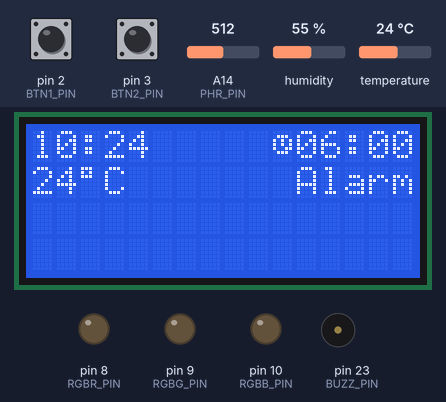
The sketch below on a simulated Arduino Mega 2560, built with avr-gcc and run on an emulated ATmega2560. Parts: 16×4 character LCD, output pins drawn as LEDs (lit = HIGH), buzzer (waves = sounding, pin HIGH). The test bench sets the inputs (shaded band); at power-on: pin 2 (BTN1_PIN) HIGH, pin 3 (BTN2_PIN) HIGH, A14 (PHR_PIN) = 512, humidity 55 %, temperature 24 °C. The local clock reads 2024-03-15 10:24:30 at power-on unless the sketch sets it.

Above: at 3.3 s.
3.4 s: pin 2 (BTN1_PIN) pulled LOW for 0.15 s
At 4.4 s:
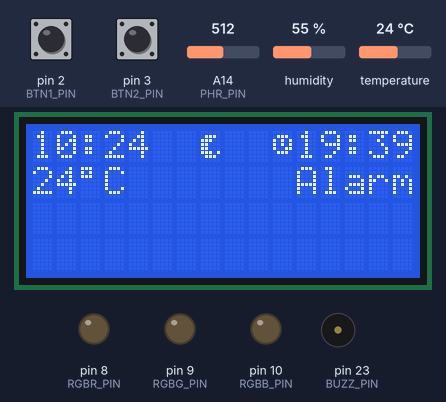
5.0 s: pin 3 (BTN2_PIN) pulled LOW for 0.15 s
At 6.3 s:
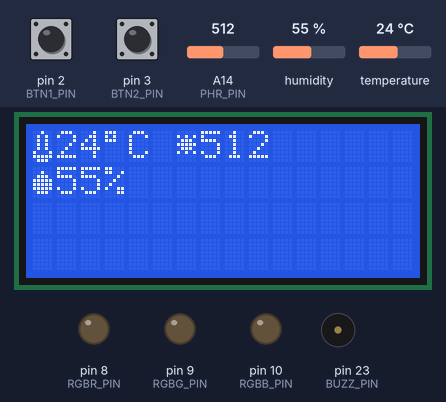
6.6 s: pin 2 (BTN1_PIN) pulled LOW for 1 s
At 8.0 s:
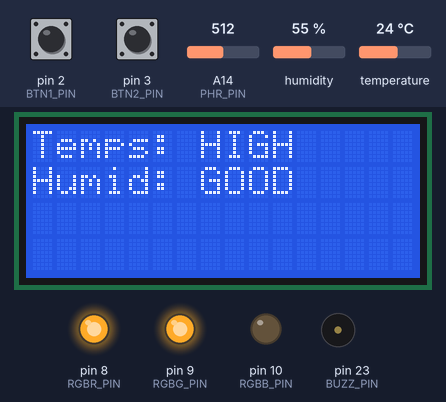
9.1 s: pin 2 (BTN1_PIN) pulled LOW for 3.2 s
At 13.5 s:
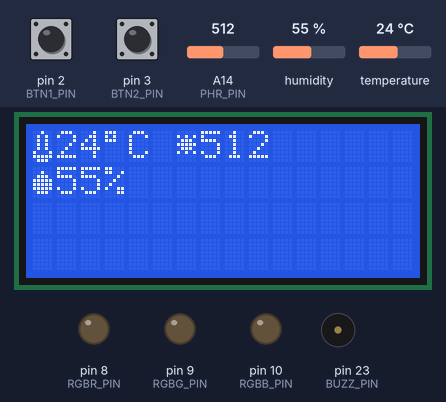
13.8 s: pin 3 (BTN2_PIN) pulled LOW for 1 s
At 15.5 s:
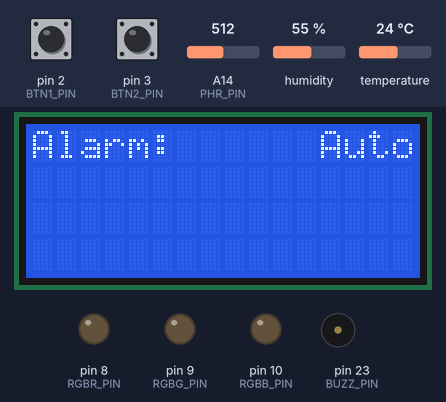
16.3 s: pin 2 (BTN1_PIN) pulled LOW for 0.15 s
At 46.9 s:
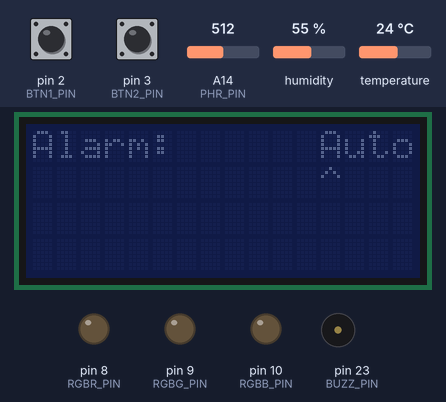
Timing chart, 0 to 47.9 s (numbered marks = the images above; inputs shaded):
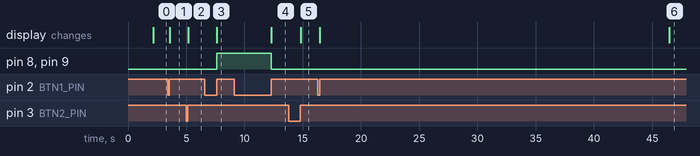

The sketch:

alarm.ino
```cpp
#include <dht.h>
#include <Wire.h>
#include <LiquidCrystal_I2C.h>
#include <ThreeWire.h>
#include <RtcDS1302.h>

#define BTN1_PIN 2
#define BTN2_PIN 3
#define RGBR_PIN 8
#define RGBG_PIN 9
#define RGBB_PIN 10
#define BUZZ_PIN 23
#define DHT_PIN 12
#define PHR_PIN A14

#define idealMinTemp 15
#define idealMaxTemp 20
#define idealMinHumid 35
#define idealMaxHumid 60

dht DHT;

LiquidCrystal_I2C lcd(0x27, 16, 4);

ThreeWire myWire(5, 4, 6);  // IO, SCLK, CE
RtcDS1302<ThreeWire> Rtc(myWire);

long lastDebounce;
long lastRTCCheck;
long lastDHTCheck;

int lightValue;
int lastLightValue = 0;
long lastLightTime;

const short WINDOW_SIZE = 10; // Adjust the window size as needed
int readings[WINDOW_SIZE]; // Array to store the recent readings
int currentIndex = 0; // Index to keep track of the current position in the array
int totalLight = 0; // Variable to store the sum of the recent readings

int lastMinute = 0;
volatile bool updateScreen = false;
volatile bool inMenu = false;
volatile bool enableBacklight = true;

int dhtResult;
int temperature = 0;
int humidity = 0;
int sleepScore = 2;

// -- Settings--
// Menu States
enum MenuState {
  HOME,
  SENSOR_READOUTS,
  SET_ALARM,
  NUM_MENU_STATES
};

enum SensorState {
  SENSOR_MAIN,
  SLEEP_DATA,
};

// Buzzer State
volatile bool interruptBuzz = false;
volatile bool ringAlarm = false;

// Alarm Settings
volatile bool sleep_mode = false; // Whether or not the backlight will turn off after 30 seconds
short alarm_mode = 0; // 0 = Auto, 1 = Manual, 2 = Off
short sleep_hours = 8;
short alarm_auto_time[] = {6, 0}; // Hours, Minutes
short alarm_manual_time[] = {6, 0};
enum AlarmState {
  MODE,
  MANUAL_HOURS,
  MANUAL_MINUTES,
  MIN_SLEEP_HOURS,
  NUM_ALARM_STATES
};

volatile MenuState currentState = HOME;
volatile AlarmState alarmState = MODE;
volatile SensorState sensorState = SENSOR_MAIN;

RtcDateTime lastAlarm;
RtcDateTime now = Rtc.GetDateTime();

byte alarmChar[] = {
  0x00,
  0x0E,
  0x15,
  0x15,
  0x13,
  0x0E,
  0x00,
  0x00
};

byte humidChar[] = {
  0x00,
  0x04,
  0x0E,
  0x1F,
  0x1F,
  0x1F,
  0x0E,
  0x00
};

byte tempChar[] = {
  0x04,
  0x0A,
  0x0A,
  0x0A,
  0x0A,
  0x11,
  0x1F,
  0x0E
};

byte lightChar[] = {
  0x00,
  0x15,
  0x0E,
  0x1F,
  0x0E,
  0x15,
  0x00,
  0x00
};

byte moonChar[] = {
  0x00,
  0x0E,
  0x1C,
  0x18,
  0x18,
  0x1D,
  0x0E,
  0x00
};


void setup() {
  Serial.begin(9600);
  pinMode(BTN1_PIN, INPUT_PULLUP);  // Копче 1
  attachInterrupt(digitalPinToInterrupt(BTN1_PIN), interactPressed, RISING); // Прекин 1
  pinMode(BTN2_PIN, INPUT_PULLUP);  // Копче 2
  attachInterrupt(digitalPinToInterrupt(BTN2_PIN), nextPressed, RISING); // Прекин 2
  pinMode(RGBR_PIN, OUTPUT);  // Црвена Диода
  pinMode(RGBG_PIN, OUTPUT);  // Зелена Диода
  pinMode(RGBB_PIN, OUTPUT);  // Сина Диода
  pinMode(DHT_PIN, INPUT); // DHT сензор
  pinMode(PHR_PIN, INPUT); // Фотоотпорник
  pinMode(BUZZ_PIN, OUTPUT); // Звучник

  RtcDateTime compiled = RtcDateTime(__DATE__, __TIME__);
  if (now < compiled) {
    Rtc.SetDateTime(compiled);
  }

  initializeReadings();

  lcd.init(); // Initialize LCD
  lcd.createChar(0, alarmChar); // Create custom characters
  lcd.createChar(1, tempChar);
  lcd.createChar(2, humidChar);
  lcd.createChar(3, lightChar);
  lcd.createChar(4, moonChar);
  lcd.backlight();   // Turn on backlight
  lcd.setCursor(0, 0);
  lcd.print("Smart Alarm");
  lcd.setCursor(0, 1);
  lcd.print("Daniel B. OEMUC");
  delay(2000);  // Display the startup message for 2 seconds
  lcd.clear();
  updateScreen = true;

  dhtResult = DHT.read11(DHT_PIN);
  lastDHTCheck = millis();

  temperature = int(DHT.temperature);
  humidity = int(DHT.humidity);
}

void loop() {

  serialTimeCheck(); // Check if user is trying to set the time over Serial connection

  lightValue = smoothPhotoresistor(); // Read Light Value

  lastLightTime = (lightValue > 15) ? millis() : lastLightTime;

  if (sleep_mode && ((millis() - lastDebounce) > 30000)) {
    lcd.noBacklight();
  }
  else if (!sleep_mode && ((millis() - lastLightTime) > 60000)) {
    lcd.noBacklight();
  }
  else {
    lcd.backlight();
    // enableBacklight = false;
  }
  // Ако сензорот правилно отчитал, зачувај ги податоците
  if ((millis() - lastDHTCheck) > 5000) {
    lastDHTCheck = millis();
    dhtResult = DHT.read11(DHT_PIN);
    if (dhtResult == DHTLIB_OK) {
      temperature = int(DHT.temperature);
      humidity = int(DHT.humidity);
    }
  }


  if ((millis() - lastRTCCheck) > 1000) { // RTC Check
    lastRTCCheck = millis();
    now = Rtc.GetDateTime();
  }

  switch (currentState) {
    case HOME:
      displayHome();
      break;
    case SENSOR_READOUTS:
      switch(sensorState) {
        case SENSOR_MAIN:
          displaySensorReadouts();
          break;
        case SLEEP_DATA:
          displaySleepData();
          break;
      }
      break;
    case SET_ALARM:
      displaySetAlarm();
      break;
    default:
      break;
  }
  // Serial.println("currenntState: " + String((currentState == 1) ? "SENSOR_READOUTS, " : "OTHER, ") + "InMenu: " + String((inMenu) ? "True, " :  "False, ") + "sensorState: " + String((sensorState == 1) ? "SLEEP_DATA" : "SLEEP_MAIN"));
  if (sensorState == SLEEP_DATA) {
    switch (sleepScore) {
      case 0:
        digitalWrite(RGBR_PIN, HIGH);
        digitalWrite(RGBG_PIN, LOW);
        digitalWrite(RGBB_PIN, LOW);
        break;
      case 1:
        digitalWrite(RGBR_PIN, HIGH);
        digitalWrite(RGBG_PIN, HIGH);
        digitalWrite(RGBB_PIN, LOW);
        break;
      case 2:
        digitalWrite(RGBR_PIN, LOW);
        digitalWrite(RGBG_PIN, HIGH);
        digitalWrite(RGBB_PIN, LOW);
        break;
      default:
        digitalWrite(RGBR_PIN, LOW);
        digitalWrite(RGBG_PIN, LOW);
        digitalWrite(RGBB_PIN, LOW);
        break;
    }
  } else {
    digitalWrite(RGBR_PIN, LOW);
    digitalWrite(RGBG_PIN, LOW);
    digitalWrite(RGBB_PIN, LOW);
  }

  if (alarm_mode == 0) {
    if ((timesMatch(now, alarm_auto_time) && (now.Hour() != lastAlarm.Hour()) && (now.Minute() != lastAlarm.Minute()) && (now.Day() != lastAlarm.Day()))) {
      ringAlarm = true;
    }
  }
  else if (alarm_mode == 1) {
    if ((timesMatch(now, alarm_manual_time) && (now.Hour() != lastAlarm.Hour()) && (now.Minute() != lastAlarm.Minute()) && (now.Day() != lastAlarm.Day()))) {
      ringAlarm = true;
    }
  }

  if (ringAlarm) {
    buzz(100, 1000, 10);
    buzz(100, 500, 30);
    buzz(100, 250, 10000);
    ringAlarm = false;
    interruptBuzz = false;
    lastAlarm = now;
  }

  // All sensor data should be read here, not in each function separately, functions should only be displaying text and navigating through menus
}

// FUNCTIONS //

String createTimeString(int h, int m){
  return (h < 10 ? "0" : "") + String(h) + ":" + (m < 10 ? "0" : "") + String(m);
}

void displayHome() {
  if (updateScreen) {
    lcd.clear();
    lcd.print(createTimeString(now.Hour(), now.Minute())); // Print Time
    lcd.setCursor(10, 0);
    if (alarm_mode < 2) { lcd.print(char(0)); } // If there is an active alarm, show custom symbol
    if (alarm_mode == 0) {
      lcd.print(createTimeString(alarm_auto_time[0], alarm_auto_time[1]));
    } else if (alarm_mode == 1) {
      lcd.print(createTimeString(alarm_manual_time[0], alarm_manual_time[1]));
    } else {
      lcd.setCursor(11,0);
      lcd.print("-Off-");
    }
    lcd.setCursor(0, 1);
    lcd.print(String(temperature) + (char) 223 + "C");  // Print Temperature
    lcd.setCursor(11, 1);
    lcd.print("Alarm");
    if (sleep_mode) {
      lcd.setCursor(7, 0);
      lcd.print(char(4));
    }
    updateScreen = false;
  }
  if (((millis() - lastDHTCheck) > 5000) || (lastMinute != now.Minute())) {
    updateScreen = true;
    lastMinute = now.Minute();
  }
}

void displaySensorReadouts() {
  if (updateScreen) {
    lcd.clear();
    lcd.print((char) 1 + String(temperature) + (char) 223 + "C "); // Print Temperature
    lcd.print((char) 3 + String(lightValue)); // Print Light
    lcd.setCursor(0, 1);
    lcd.print((char) 2 + String(humidity) + "%"); // Print Relative Humidity
    lastLightValue = lightValue;
    updateScreen = false;
  }
  if (((millis() - lastDHTCheck) > 5000) || (lightValue > lastLightValue+10) || (lightValue < lastLightValue-10)) {
    updateScreen = true;
  }
}

void displaySetAlarm() {
  if ((updateScreen) && (!inMenu)) {
    lcd.clear();
    lcd.print("Alarm:");
    if (alarm_mode == 0) {
      lcd.setCursor(12, 0);
      lcd.print("Auto");
    } else if (alarm_mode == 1) {
      lcd.setCursor(10, 0);
      lcd.print("Manual");
      lcd.setCursor(0, 1);
      lcd.print("Time:");
      lcd.setCursor(11, 1);
      lcd.print(createTimeString(alarm_manual_time[0], alarm_manual_time[1]));
    } else {
      lcd.setCursor(13, 0);
      lcd.print("Off");
    }
    updateScreen = false;
  }
  if ((updateScreen) && (inMenu)) {
    lcd.clear();
    switch(alarmState) {
      case MODE:
        lcd.print("Alarm:");
        if (alarm_mode == 0) {
          lcd.setCursor(12, 0);
          lcd.print("Auto");
          lcd.setCursor(12, 1);
          lcd.print("^");
        } else if (alarm_mode == 1) {
          lcd.setCursor(10, 0);
          lcd.print("Manual");
          lcd.setCursor(10, 1);
          lcd.print("^");
        } else {
          lcd.setCursor(13, 0);
          lcd.print("Off");
          lcd.setCursor(13, 1);
          lcd.print("^");
        }
        updateScreen = false;
        break;
      case MANUAL_HOURS:
        lcd.print("M.Alarm: ");
        lcd.setCursor(11, 0);
        lcd.print(createTimeString(alarm_manual_time[0], alarm_manual_time[1]));
        lcd.setCursor(0, 1);
        lcd.print("Hours");
        lcd.setCursor(11, 1);
        lcd.print("^");
        updateScreen = false;
        break;
      case MANUAL_MINUTES:
        lcd.print("M.Alarm: ");
        lcd.setCursor(11, 0);
        lcd.print(createTimeString(alarm_manual_time[0], alarm_manual_time[1]));
        lcd.setCursor(0, 1);
        lcd.print("Minutes");
        lcd.setCursor(14, 1);
        lcd.print("^");
        updateScreen = false;
        break;
      case MIN_SLEEP_HOURS:
        lcd.print("Min Sleep");
        lcd.setCursor(14, 0);
        lcd.print(String(sleep_hours) + "h");
        lcd.setCursor(0, 1);
        lcd.print("Time (h)");
        lcd.setCursor(14, 1);
        lcd.print("^");
        updateScreen = false;
        break;
      default:
          // Handle invalid menu option
          break;
    }
  }
  if ((millis() - lastRTCCheck) > 1000) {
    updateScreen = true;
  }
}

void displaySleepData() {
  if (updateScreen) {
    lcd.clear();
    sleepScore = 2;
    if (temperature < idealMinTemp) {
      lcd.print("Temps: LOW");
      sleepScore -= 1;
    } else if (temperature > idealMaxTemp) {
      lcd.print("Temps: HIGH");
      sleepScore -= 1;
    } else {
      lcd.print("Temps: GOOD");
    }

    lcd.setCursor(0, 1);
    if (humidity < idealMinHumid) {
      lcd.print("Humid: LOW");
      sleepScore -= 1;
    } else if (humidity > idealMaxHumid) {
      lcd.print("Humid: HIGH");
      sleepScore -= 1;
    } else {
      lcd.print("Humid: GOOD");
    }

    updateScreen = false;
  }
  if ((millis() - lastDHTCheck) > 5000) {
    updateScreen = true;
  }
}

void interactPressed() {
  if ((millis() - lastDebounce) > 200) {
    if (ringAlarm) { interruptBuzz = true; }
    handleSelectAction();
    lastDebounce = millis();
    // enableBacklight = true;
    lastLightTime = millis();
    updateScreen = true;
  }
}

void nextPressed() {
  if ((millis() - lastDebounce) > 200) {
    if (!inMenu) {
      currentState = static_cast<MenuState>((currentState + 1) % NUM_MENU_STATES);
    }
    if (inMenu && (currentState == SET_ALARM)) {
      alarmState = static_cast<AlarmState>((alarmState + 1) % NUM_ALARM_STATES);
      if (alarmState == MODE) {
        inMenu = false;
      }
    }
    if (currentState == SENSOR_READOUTS && sensorState == SLEEP_DATA) {
      sensorState = SENSOR_MAIN;
      inMenu = false;
    }

    lastDebounce = millis();
    // enableBacklight = true;
    lastLightTime = millis();
    updateScreen = true;
  }
}

void handleSelectAction() {
  updateScreen = true;
  switch (currentState) {
    case HOME:
      if (alarm_mode == 0) {
        calculateAlarmTime();
      }
      if (!interruptBuzz) { sleep_mode = !sleep_mode;}
      break;
    case SENSOR_READOUTS:
      inMenu = !inMenu;
      sensorState = (sensorState == 1) ? SENSOR_MAIN : SLEEP_DATA;
      break;
    case SET_ALARM:
      switch(alarmState) {
        case MODE:
          if (!inMenu) {
            inMenu = true;
          } else {
            if (alarm_mode < 2) {
            alarm_mode += 1;
          } else { alarm_mode = 0; }
          }
          break;
        case MANUAL_HOURS:
          if (alarm_manual_time[0] < 23) {
            alarm_manual_time[0] += 1;
          } else { alarm_manual_time[0] = 0; }
          break;
        case MANUAL_MINUTES:
          if (alarm_manual_time[1] < 55) {
            alarm_manual_time[1] += 5;
          } else { alarm_manual_time[1] = 0; }
          break;
        case MIN_SLEEP_HOURS:
          if (sleep_hours < 9) {
            sleep_hours += 1;
          } else { sleep_hours = 1; }
          break;
        default:
          // Handle invalid menu option
          break;
      }
      break;
    default:
      break;
  }
}

void calculateAlarmTime() {
  // Просечниот човек заспива во 15 минути
  int totalMinutes = 15;

  while (totalMinutes < sleep_hours * 60) {
    totalMinutes += 90;
  }

  int sleepMinutes = totalMinutes % 60;
  int sleepHours = totalMinutes / 60;

  int alarmMinute = sleepMinutes + now.Minute();
  int alarmHour = sleepHours + now.Hour() + alarmMinute / 60;

  // Одржување на рамките на времето
  alarmMinute %= 60;
  alarmHour %= 24;

  alarm_auto_time[0] = alarmHour;
  alarm_auto_time[1] = alarmMinute;
}

bool timesMatch(RtcDateTime currentTime, short alarmTime[]) {
  return ((currentTime.Hour() == alarmTime[0]) && (currentTime.Minute() == alarmTime[1]));
}

void buzz(int duration, int beepDelay, int times) {
  for (int i = 0; i < times; i++) {
    if (interruptBuzz) { break; }
    digitalWrite(BUZZ_PIN, HIGH);
    delay(duration);
    digitalWrite(BUZZ_PIN, LOW);
    delay(beepDelay);
  }
}

void initializeReadings() {
  for (int i = 0; i < WINDOW_SIZE; i++) {
    readings[i] = analogRead(PHR_PIN);
    totalLight += readings[i];
  }
}

int updateRollingAverage(int newValue) {
  totalLight -= readings[currentIndex];
  readings[currentIndex] = newValue;
  totalLight += newValue;
  currentIndex = (currentIndex + 1) % WINDOW_SIZE;
  return totalLight / WINDOW_SIZE;
}

// Function to get the smoothed photoresistor value
int smoothPhotoresistor() {
  int newValue = analogRead(PHR_PIN);
  return updateRollingAverage(newValue);
}

void serialTimeCheck() {
  if (Serial.available() > 0) {
    unsigned long unixTime = Serial.parseInt();
    if (unixTime != 0) {
      RtcDateTime rtcTime = unixTimeToRtcDateTime(unixTime + 7200);
      Rtc.SetDateTime(rtcTime);
    }
  }
}

RtcDateTime unixTimeToRtcDateTime(unsigned long unixTime) {
  // Unix unixTime starts from January 1, 1970 (the epoch)
  const unsigned long secondsPerMinute = 60;
  const unsigned long secondsPerHour = 3600;
  const unsigned long secondsPerDay = 86400;
  const unsigned long daysPerYear = 365;

  int years, months, days, hours, minutes, seconds;

  years = unixTime / (secondsPerDay * daysPerYear);
  unsigned long remainingSeconds = unixTime % (secondsPerDay * daysPerYear);

  int daysInMonth;
  int year = 1970 + years;
  bool isLeapYear = (year % 4 == 0 && (year % 100 != 0 || year % 400 == 0));

  // Adjust for leap year
  if (isLeapYear && remainingSeconds >= (secondsPerDay * 366)) {
    remainingSeconds -= (secondsPerDay * 366);
    ++years;
    year++;
  }

  // Calculate months and days
  for (months = 0; months < 12; ++months) {
    daysInMonth = 31; // Jan, Mar, May, Jul, Aug, Oct, Dec have 31 days
    if (months == 3 || months == 5 || months == 8 || months == 10) {
      daysInMonth = 30;
    } else if (months == 1) { // February
      daysInMonth = (isLeapYear) ? 29 : 28;
    }

    if (remainingSeconds < (daysInMonth * secondsPerDay)) {
      days = remainingSeconds / secondsPerDay;
      remainingSeconds %= secondsPerDay;
      break;
    }
    remainingSeconds -= (daysInMonth * secondsPerDay);
  }

  // Calculate hours, minutes, and seconds
  hours = remainingSeconds / secondsPerHour;
  remainingSeconds %= secondsPerHour;
  minutes = remainingSeconds / secondsPerMinute;
  seconds = remainingSeconds % secondsPerMinute;

  // Create and return the RtcDateTime object
  return RtcDateTime(years, months, days, hours, minutes, seconds);
}
```

Measured:
- after the input at 3.4 s, the display: changes after 0.18 s (image 1)
- after the input at 5.0 s, the display: changes after 0.17 s (image 2)
- after the input at 6.6 s, pin 8 (RGBR_PIN), pin 9 (RGBG_PIN): LOW → HIGH after 1.0 s; the display: changes after 1.0 s (image 3)
- after the input at 9.1 s, pin 8 (RGBR_PIN), pin 9 (RGBG_PIN): HIGH → LOW after 3.2 s; the display: changes after 3.2 s (image 4)
- after the input at 13.8 s, the display: changes after 1.0 s (image 5)
- after the input at 16.3 s, the display: first changes after 0.17 s (image 6 shows a later state)
